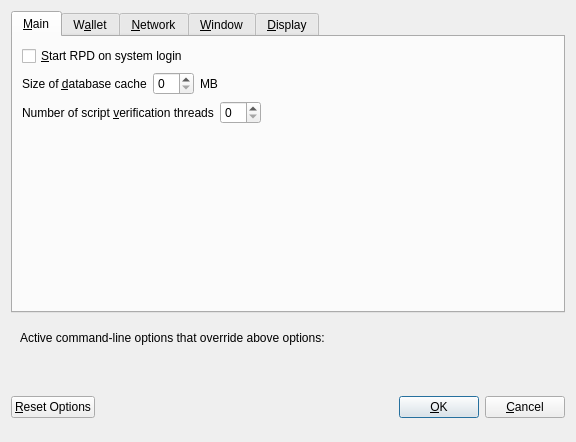
<?xml version="1.0" encoding="UTF-8"?>
<ui version="4.0">
 <class>OptionsDialog</class>
 <widget class="QDialog" name="OptionsDialog">
  <property name="geometry">
   <rect>
    <x>0</x>
    <y>0</y>
    <width>576</width>
    <height>442</height>
   </rect>
  </property>
  <property name="windowTitle">
   <string>Options</string>
  </property>
  <property name="modal">
   <bool>true</bool>
  </property>
  <layout class="QVBoxLayout" name="verticalLayout">
   <item>
    <widget class="QTabWidget" name="tabWidget">
     <property name="currentIndex">
      <number>0</number>
     </property>
     <widget class="QWidget" name="tabMain">
      <attribute name="title">
       <string>&amp;Main</string>
      </attribute>
      <layout class="QVBoxLayout" name="verticalLayout_Main">
       <item>
        <widget class="QCheckBox" name="bitcoinAtStartup">
         <property name="toolTip">
          <string>Automatically start RPD after logging in to the system.</string>
         </property>
         <property name="text">
          <string>&amp;Start RPD on system login</string>
         </property>
        </widget>
       </item>
       <item>
        <layout class="QHBoxLayout" name="horizontalLayout_2_Main">
         <item>
          <widget class="QLabel" name="databaseCacheLabel">
           <property name="text">
            <string>Size of &amp;database cache</string>
           </property>
           <property name="textFormat">
            <enum>Qt::PlainText</enum>
           </property>
           <property name="buddy">
            <cstring>databaseCache</cstring>
           </property>
          </widget>
         </item>
         <item>
          <widget class="QSpinBox" name="databaseCache"/>
         </item>
         <item>
          <widget class="QLabel" name="databaseCacheUnitLabel">
           <property name="text">
            <string>MB</string>
           </property>
           <property name="textFormat">
            <enum>Qt::PlainText</enum>
           </property>
          </widget>
         </item>
         <item>
          <spacer name="horizontalSpacer_2_Main">
           <property name="orientation">
            <enum>Qt::Horizontal</enum>
           </property>
           <property name="sizeHint" stdset="0">
            <size>
             <width>40</width>
             <height>20</height>
            </size>
           </property>
          </spacer>
         </item>
        </layout>
       </item>
       <item>
        <layout class="QHBoxLayout" name="horizontalLayout_3_Main">
         <item>
          <widget class="QLabel" name="threadsScriptVerifLabel">
           <property name="text">
            <string>Number of script &amp;verification threads</string>
           </property>
           <property name="textFormat">
            <enum>Qt::PlainText</enum>
           </property>
           <property name="buddy">
            <cstring>threadsScriptVerif</cstring>
           </property>
          </widget>
         </item>
         <item>
          <widget class="QSpinBox" name="threadsScriptVerif">
           <property name="toolTip">
            <string>(0 = auto, &lt;0 = leave that many cores free)</string>
           </property>
          </widget>
         </item>
         <item>
          <spacer name="horizontalSpacer_3_Main">
           <property name="orientation">
            <enum>Qt::Horizontal</enum>
           </property>
           <property name="sizeHint" stdset="0">
            <size>
             <width>40</width>
             <height>20</height>
            </size>
           </property>
          </spacer>
         </item>
        </layout>
       </item>
       <item>
        <spacer name="verticalSpacer_2">
         <property name="orientation">
          <enum>Qt::Vertical</enum>
         </property>
         <property name="sizeHint" stdset="0">
          <size>
           <width>20</width>
           <height>40</height>
          </size>
         </property>
        </spacer>
       </item>
      </layout>
     </widget>
     <widget class="QWidget" name="tabWallet">
      <attribute name="title">
       <string>W&amp;allet</string>
      </attribute>
      <layout class="QVBoxLayout" name="verticalLayout_Wallet">
       <item>
        <layout class="QHBoxLayout" name="horizontalLayout_2_Wallet">
         <item>
          <widget class="QLabel" name="labelStakeSplitThresholdText">
           <property name="text">
            <string>Stake split threshold:</string>
           </property>
          </widget>
         </item>
         <item>
          <widget class="QSpinBox" name="spinBoxStakeSplitThreshold">
           <property name="minimum">
            <number>1</number>
           </property>
           <property name="maximum">
            <number>999999</number>
           </property>
          </widget>
         </item>
        </layout>
       </item>
       <item>
        <widget class="QGroupBox" name="groupBox">
         <property name="title">
          <string>Expert</string>
         </property>
         <layout class="QVBoxLayout" name="verticalLayout_2">
          <item>
           <widget class="QCheckBox" name="coinControlFeatures">
            <property name="toolTip">
             <string>Whether to show coin control features or not.</string>
            </property>
            <property name="text">
             <string>Enable coin &amp;control features</string>
            </property>
           </widget>
          </item>
          <item>
           <widget class="QCheckBox" name="showMasternodesTab">
            <property name="toolTip">
             <string>Show additional tab listing all your masternodes in first sub-tab&lt;br/&gt;and all masternodes on the network in second sub-tab.</string>
            </property>
            <property name="text">
             <string>Show Masternodes Tab</string>
            </property>
           </widget>
          </item>
          <item>
           <widget class="QCheckBox" name="spendZeroConfChange">
            <property name="toolTip">
             <string>If you disable the spending of unconfirmed change, the change from a transaction&lt;br/&gt;cannot be used until that transaction has at least one confirmation.&lt;br/&gt;This also affects how your balance is computed.</string>
            </property>
            <property name="text">
             <string>&amp;Spend unconfirmed change</string>
            </property>
           </widget>
          </item>
         </layout>
        </widget>
       </item>
       <item>
        <spacer name="verticalSpacer_Wallet">
         <property name="orientation">
          <enum>Qt::Vertical</enum>
         </property>
         <property name="sizeHint" stdset="0">
          <size>
           <width>20</width>
           <height>40</height>
          </size>
         </property>
        </spacer>
       </item>
      </layout>
     </widget>
     <widget class="QWidget" name="tabNetwork">
      <attribute name="title">
       <string>&amp;Network</string>
      </attribute>
      <layout class="QVBoxLayout" name="verticalLayout_Network">
       <item>
        <widget class="QCheckBox" name="mapPortUpnp">
         <property name="toolTip">
          <string>Automatically open the RPD client port on the router. This only works when your router supports UPnP and it is enabled.</string>
         </property>
         <property name="text">
          <string>Map port using &amp;UPnP</string>
         </property>
        </widget>
       </item>
       <item>
        <widget class="QCheckBox" name="allowIncoming">
         <property name="toolTip">
          <string>Accept connections from outside</string>
         </property>
         <property name="text">
          <string>Allow incoming connections</string>
         </property>
        </widget>
       </item>
       <item>
        <widget class="QCheckBox" name="connectSocks">
         <property name="toolTip">
          <string>Connect to the RPD network through a SOCKS5 proxy.</string>
         </property>
         <property name="text">
          <string>&amp;Connect through SOCKS5 proxy (default proxy):</string>
         </property>
        </widget>
       </item>
       <item>
        <layout class="QHBoxLayout" name="horizontalLayout_1_Network">
         <item>
          <widget class="QLabel" name="proxyIpLabel">
           <property name="text">
            <string>Proxy &amp;IP:</string>
           </property>
           <property name="textFormat">
            <enum>Qt::PlainText</enum>
           </property>
           <property name="buddy">
            <cstring>proxyIp</cstring>
           </property>
          </widget>
         </item>
         <item>
          <widget class="QValidatedLineEdit" name="proxyIp">
           <property name="minimumSize">
            <size>
             <width>140</width>
             <height>0</height>
            </size>
           </property>
           <property name="maximumSize">
            <size>
             <width>140</width>
             <height>16777215</height>
            </size>
           </property>
           <property name="toolTip">
            <string>IP address of the proxy (e.g. IPv4: 127.0.0.1 / IPv6: ::1)</string>
           </property>
          </widget>
         </item>
         <item>
          <widget class="QLabel" name="proxyPortLabel">
           <property name="text">
            <string>&amp;Port:</string>
           </property>
           <property name="textFormat">
            <enum>Qt::PlainText</enum>
           </property>
           <property name="buddy">
            <cstring>proxyPort</cstring>
           </property>
          </widget>
         </item>
         <item>
          <widget class="QLineEdit" name="proxyPort">
           <property name="minimumSize">
            <size>
             <width>55</width>
             <height>0</height>
            </size>
           </property>
           <property name="maximumSize">
            <size>
             <width>55</width>
             <height>16777215</height>
            </size>
           </property>
           <property name="toolTip">
            <string>Port of the proxy (e.g. 9050)</string>
           </property>
          </widget>
         </item>
         <item>
          <spacer name="horizontalSpacer_1_Network">
           <property name="orientation">
            <enum>Qt::Horizontal</enum>
           </property>
           <property name="sizeHint" stdset="0">
            <size>
             <width>40</width>
             <height>20</height>
            </size>
           </property>
          </spacer>
         </item>
        </layout>
       </item>
       <item>
        <spacer name="verticalSpacer_Network">
         <property name="orientation">
          <enum>Qt::Vertical</enum>
         </property>
         <property name="sizeHint" stdset="0">
          <size>
           <width>20</width>
           <height>40</height>
          </size>
         </property>
        </spacer>
       </item>
      </layout>
     </widget>
     <widget class="QWidget" name="tabWindow">
      <attribute name="title">
       <string>&amp;Window</string>
      </attribute>
      <layout class="QVBoxLayout" name="verticalLayout_Window">
       <item>
        <widget class="QCheckBox" name="minimizeToTray">
         <property name="toolTip">
          <string>Show only a tray icon after minimizing the window.</string>
         </property>
         <property name="text">
          <string>&amp;Minimize to the tray instead of the taskbar</string>
         </property>
        </widget>
       </item>
       <item>
        <widget class="QCheckBox" name="minimizeOnClose">
         <property name="toolTip">
          <string>Minimize instead of exit the application when the window is closed. When this option is enabled, the application will be closed only after selecting Quit in the menu.</string>
         </property>
         <property name="text">
          <string>M&amp;inimize on close</string>
         </property>
        </widget>
       </item>
       <item>
        <spacer name="verticalSpacer_Window">
         <property name="orientation">
          <enum>Qt::Vertical</enum>
         </property>
         <property name="sizeHint" stdset="0">
          <size>
           <width>20</width>
           <height>40</height>
          </size>
         </property>
        </spacer>
       </item>
      </layout>
     </widget>
     <widget class="QWidget" name="tabDisplay">
      <attribute name="title">
       <string>&amp;Display</string>
      </attribute>
      <layout class="QVBoxLayout" name="verticalLayout_Display">
       <item>
        <layout class="QHBoxLayout" name="horizontalLayout_1_Display">
         <item>
          <widget class="QLabel" name="langLabel">
           <property name="text">
            <string>User Interface &amp;language:</string>
           </property>
           <property name="textFormat">
            <enum>Qt::PlainText</enum>
           </property>
           <property name="buddy">
            <cstring>lang</cstring>
           </property>
          </widget>
         </item>
         <item>
          <widget class="QValueComboBox" name="lang">
           <property name="toolTip">
            <string>The user interface language can be set here. This setting will take effect after restarting RPD.</string>
           </property>
          </widget>
         </item>
        </layout>
       </item>
       <item>
        <widget class="QLabel" name="label_3">
         <property name="toolTip">
          <string notr="true"/>
         </property>
         <property name="statusTip">
          <string notr="true"/>
         </property>
         <property name="whatsThis">
          <string notr="true"/>
         </property>
         <property name="accessibleName">
          <string notr="true"/>
         </property>
         <property name="text">
          <string>Language missing or translation incomplete? Help contributing translations here:
https://www.transifex.com/rapids-project/rapids-project-translations</string>
         </property>
         <property name="wordWrap">
          <bool>true</bool>
         </property>
         <property name="openExternalLinks">
          <bool>true</bool>
         </property>
         <property name="textInteractionFlags">
          <set>Qt::TextBrowserInteraction</set>
         </property>
        </widget>
       </item>
       <item>
        <layout class="QHBoxLayout" name="horizontalLayout_2_Display" stretch="0,0">
         <item>
          <widget class="QLabel" name="themeLabel">
           <property name="text">
            <string>User Interface Theme:</string>
           </property>
          </widget>
         </item>
         <item>
          <widget class="QValueComboBox" name="theme"/>
         </item>
        </layout>
       </item>
       <item>
        <widget class="QWidget" name="verticalrapidsDisplayWidget" native="true">
         <layout class="QVBoxLayout" name="verticalrapidsDisplayLayout">
          <property name="margin">
           <number>0</number>
          </property>
          <item>
           <widget class="Line" name="line">
            <property name="orientation">
             <enum>Qt::Horizontal</enum>
            </property>
           </widget>
          </item>
          <item>
           <layout class="QHBoxLayout" name="horizontalLayout_3_Display">
            <item>
             <widget class="QLabel" name="unitLabel">
              <property name="text">
               <string>Unit to show amounts in:</string>
              </property>
              <property name="textFormat">
               <enum>Qt::PlainText</enum>
              </property>
             </widget>
            </item>
            <item>
             <widget class="QValueComboBox" name="unit">
              <property name="toolTip">
               <string>Choose the default subdivision unit to show in the interface and when sending coins.</string>
              </property>
             </widget>
            </item>
           </layout>
          </item>
          <item>
           <layout class="QHBoxLayout" name="horizontalLayout_4_Display">
            <item>
             <widget class="QLabel" name="digitsLabel">
              <property name="text">
               <string>Decimal digits</string>
              </property>
             </widget>
            </item>
            <item>
             <widget class="QValueComboBox" name="digits"/>
            </item>
           </layout>
          </item>
          <item>
           <layout class="QHBoxLayout" name="horizontalLayout_5_Display">
            <item>
             <widget class="QCheckBox" name="checkBoxHideZeroBalances">
              <property name="toolTip">
               <string>Hide empty balances</string>
              </property>
              <property name="layoutDirection">
               <enum>Qt::LeftToRight</enum>
              </property>
              <property name="text">
               <string>Hide empty balances</string>
              </property>
             </widget>
            </item>
            <item>
             <widget class="QCheckBox" name="checkBoxHideOrphans">
              <property name="toolTip">
               <string>Hide orphan stakes in transaction lists</string>
              </property>
              <property name="text">
               <string>Hide orphan stakes</string>
              </property>
             </widget>
            </item>
            <item>
             <spacer name="horizontalSpacer">
              <property name="orientation">
               <enum>Qt::Horizontal</enum>
              </property>
              <property name="sizeHint" stdset="0">
               <size>
                <width>40</width>
                <height>20</height>
               </size>
              </property>
             </spacer>
            </item>
           </layout>
          </item>
          <item>
           <layout class="QHBoxLayout" name="horizontalLayout_6_Display">
            <item>
             <widget class="QLabel" name="thirdPartyTxUrlsLabel">
              <property name="toolTip">
               <string>Third party URLs (e.g. a block explorer) that appear in the transactions tab as context menu items. %s in the URL is replaced by transaction hash. Multiple URLs are separated by vertical bar |.</string>
              </property>
              <property name="text">
               <string>Third party transaction URLs</string>
              </property>
             </widget>
            </item>
            <item>
             <widget class="QLineEdit" name="thirdPartyTxUrls">
              <property name="toolTip">
               <string>Third party URLs (e.g. a block explorer) that appear in the transactions tab as context menu items. %s in the URL is replaced by transaction hash. Multiple URLs are separated by vertical bar |.</string>
              </property>
             </widget>
            </item>
           </layout>
          </item>
         </layout>
        </widget>
       </item>
       <item>
        <spacer name="verticalSpacer">
         <property name="orientation">
          <enum>Qt::Vertical</enum>
         </property>
         <property name="sizeHint" stdset="0">
          <size>
           <width>20</width>
           <height>40</height>
          </size>
         </property>
        </spacer>
       </item>
      </layout>
     </widget>
    </widget>
   </item>
   <item>
    <widget class="QFrame" name="frame">
     <layout class="QVBoxLayout" name="verticalLayout_Bottom">
      <item>
       <layout class="QHBoxLayout" name="horizontalLayout_Bottom">
        <item>
         <widget class="QLabel" name="overriddenByCommandLineInfoLabel">
          <property name="text">
           <string>Active command-line options that override above options:</string>
          </property>
          <property name="textFormat">
           <enum>Qt::PlainText</enum>
          </property>
         </widget>
        </item>
        <item>
         <spacer name="horizontalSpacer_Bottom">
          <property name="orientation">
           <enum>Qt::Horizontal</enum>
          </property>
          <property name="sizeHint" stdset="0">
           <size>
            <width>40</width>
            <height>20</height>
           </size>
          </property>
         </spacer>
        </item>
       </layout>
      </item>
      <item>
       <widget class="QLabel" name="overriddenByCommandLineLabel">
        <property name="text">
         <string/>
        </property>
        <property name="textFormat">
         <enum>Qt::PlainText</enum>
        </property>
        <property name="wordWrap">
         <bool>true</bool>
        </property>
       </widget>
      </item>
     </layout>
    </widget>
   </item>
   <item>
    <layout class="QHBoxLayout" name="horizontalLayout_Buttons">
     <item>
      <widget class="QPushButton" name="resetButton">
       <property name="toolTip">
        <string>Reset all client options to default.</string>
       </property>
       <property name="text">
        <string>&amp;Reset Options</string>
       </property>
       <property name="autoDefault">
        <bool>false</bool>
       </property>
      </widget>
     </item>
     <item>
      <spacer name="horizontalSpacer_1">
       <property name="orientation">
        <enum>Qt::Horizontal</enum>
       </property>
       <property name="sizeHint" stdset="0">
        <size>
         <width>40</width>
         <height>48</height>
        </size>
       </property>
      </spacer>
     </item>
     <item>
      <widget class="QLabel" name="statusLabel">
       <property name="minimumSize">
        <size>
         <width>200</width>
         <height>0</height>
        </size>
       </property>
       <property name="font">
        <font>
         <weight>75</weight>
         <bold>true</bold>
        </font>
       </property>
       <property name="text">
        <string/>
       </property>
       <property name="textFormat">
        <enum>Qt::PlainText</enum>
       </property>
       <property name="wordWrap">
        <bool>true</bool>
       </property>
      </widget>
     </item>
     <item>
      <spacer name="horizontalSpacer_2">
       <property name="orientation">
        <enum>Qt::Horizontal</enum>
       </property>
       <property name="sizeHint" stdset="0">
        <size>
         <width>40</width>
         <height>48</height>
        </size>
       </property>
      </spacer>
     </item>
     <item>
      <widget class="QPushButton" name="okButton">
       <property name="text">
        <string>&amp;OK</string>
       </property>
       <property name="autoDefault">
        <bool>false</bool>
       </property>
       <property name="default">
        <bool>true</bool>
       </property>
      </widget>
     </item>
     <item>
      <widget class="QPushButton" name="cancelButton">
       <property name="text">
        <string>&amp;Cancel</string>
       </property>
       <property name="autoDefault">
        <bool>false</bool>
       </property>
      </widget>
     </item>
    </layout>
   </item>
  </layout>
 </widget>
 <customwidgets>
  <customwidget>
   <class>QValidatedLineEdit</class>
   <extends>QLineEdit</extends>
   <header>qvalidatedlineedit.h</header>
  </customwidget>
  <customwidget>
   <class>QValueComboBox</class>
   <extends>QComboBox</extends>
   <header>qvaluecombobox.h</header>
  </customwidget>
 </customwidgets>
 <resources/>
 <connections/>
</ui>
